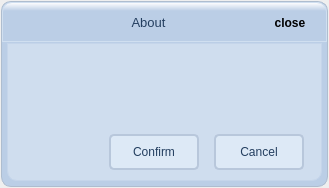
<?xml version="1.0" encoding="UTF-8"?>
<ui version="4.0">
 <class>CDialogAbout</class>
 <widget class="QDialog" name="CDialogAbout">
  <property name="windowModality">
   <enum>Qt::ApplicationModal</enum>
  </property>
  <property name="geometry">
   <rect>
    <x>0</x>
    <y>0</y>
    <width>329</width>
    <height>188</height>
   </rect>
  </property>
  <property name="sizePolicy">
   <sizepolicy hsizetype="Fixed" vsizetype="Fixed">
    <horstretch>0</horstretch>
    <verstretch>0</verstretch>
   </sizepolicy>
  </property>
  <property name="windowTitle">
   <string>Dialog</string>
  </property>
  <property name="styleSheet">
   <string notr="true">QDialog#CDialogMessageInfo{
	border:1px solid rgb(162, 173, 185);
	border-radius:10px;
} </string>
  </property>
  <property name="modal">
   <bool>true</bool>
  </property>
  <layout class="QVBoxLayout" name="verticalLayout">
   <property name="spacing">
    <number>0</number>
   </property>
   <property name="leftMargin">
    <number>1</number>
   </property>
   <property name="topMargin">
    <number>1</number>
   </property>
   <property name="rightMargin">
    <number>1</number>
   </property>
   <property name="bottomMargin">
    <number>1</number>
   </property>
   <item>
    <widget class="QWidget" name="wg1Base" native="true">
     <property name="sizePolicy">
      <sizepolicy hsizetype="Ignored" vsizetype="Ignored">
       <horstretch>0</horstretch>
       <verstretch>0</verstretch>
      </sizepolicy>
     </property>
     <property name="styleSheet">
      <string notr="true">QWidget#wg1Base{
	border:1px solid rgb(174, 189, 207);
	border-radius:10px;
	background-color: rgb(187, 206, 230);
}
</string>
     </property>
     <layout class="QVBoxLayout" name="verticalLayout_2">
      <property name="spacing">
       <number>1</number>
      </property>
      <property name="leftMargin">
       <number>1</number>
      </property>
      <property name="topMargin">
       <number>1</number>
      </property>
      <property name="rightMargin">
       <number>1</number>
      </property>
      <property name="bottomMargin">
       <number>1</number>
      </property>
      <item>
       <widget class="QWidget" name="wg2Title" native="true">
        <property name="sizePolicy">
         <sizepolicy hsizetype="Expanding" vsizetype="Fixed">
          <horstretch>0</horstretch>
          <verstretch>0</verstretch>
         </sizepolicy>
        </property>
        <property name="minimumSize">
         <size>
          <width>0</width>
          <height>40</height>
         </size>
        </property>
        <property name="maximumSize">
         <size>
          <width>16777215</width>
          <height>40</height>
         </size>
        </property>
        <property name="styleSheet">
         <string notr="true">QWidget#wg2Title{
	border:1px solid rgb(208, 223, 240);
	border-top-left-radius:	10px;
	border-top-right-radius: 10px;
	background-color: qlineargradient(spread:pad, x1:1, y1:0, x2:1, y2:1, stop:0 rgba(255, 255, 255, 255), stop:0.213483 rgba(187, 206, 230, 255));
}</string>
        </property>
        <layout class="QHBoxLayout" name="horizontalLayout">
         <property name="spacing">
          <number>0</number>
         </property>
         <property name="leftMargin">
          <number>5</number>
         </property>
         <property name="topMargin">
          <number>5</number>
         </property>
         <property name="rightMargin">
          <number>5</number>
         </property>
         <property name="bottomMargin">
          <number>5</number>
         </property>
         <item>
          <widget class="QLabel" name="labLogo">
           <property name="sizePolicy">
            <sizepolicy hsizetype="Fixed" vsizetype="Fixed">
             <horstretch>0</horstretch>
             <verstretch>0</verstretch>
            </sizepolicy>
           </property>
           <property name="minimumSize">
            <size>
             <width>32</width>
             <height>32</height>
            </size>
           </property>
           <property name="maximumSize">
            <size>
             <width>32</width>
             <height>32</height>
            </size>
           </property>
           <property name="styleSheet">
            <string notr="true">background-color: transparent;
border: transparent;</string>
           </property>
           <property name="text">
            <string/>
           </property>
           <property name="pixmap">
            <pixmap resource="images.qrc">:/res/logo.png</pixmap>
           </property>
          </widget>
         </item>
         <item>
          <widget class="QLabel" name="labTitle">
           <property name="sizePolicy">
            <sizepolicy hsizetype="Expanding" vsizetype="Expanding">
             <horstretch>0</horstretch>
             <verstretch>0</verstretch>
            </sizepolicy>
           </property>
           <property name="font">
            <font>
             <family>Microsoft YaHei UI</family>
             <pointsize>10</pointsize>
            </font>
           </property>
           <property name="styleSheet">
            <string notr="true">color: rgb(35, 62, 95);
background-color: transparent;
border: transparent;</string>
           </property>
           <property name="text">
            <string>About</string>
           </property>
           <property name="alignment">
            <set>Qt::AlignCenter</set>
           </property>
           <property name="wordWrap">
            <bool>false</bool>
           </property>
          </widget>
         </item>
         <item>
          <widget class="QPushButton" name="btnClose">
           <property name="sizePolicy">
            <sizepolicy hsizetype="Fixed" vsizetype="Fixed">
             <horstretch>0</horstretch>
             <verstretch>0</verstretch>
            </sizepolicy>
           </property>
           <property name="minimumSize">
            <size>
             <width>64</width>
             <height>32</height>
            </size>
           </property>
           <property name="maximumSize">
            <size>
             <width>64</width>
             <height>32</height>
            </size>
           </property>
           <property name="font">
            <font>
             <family>Microsoft YaHei UI</family>
             <weight>75</weight>
             <bold>true</bold>
            </font>
           </property>
           <property name="toolTip">
            <string>Close</string>
           </property>
           <property name="statusTip">
            <string/>
           </property>
           <property name="styleSheet">
            <string notr="true">QPushButton {
	border: transparent;
	background-color: transparent;
}

QPushButton:hover {
	border:1px solid rgb(171, 189, 212);
	background-color: rgb(250, 81, 81);
	border-radius:3px;
}

QPushButton:pressed {
	border:1px solid rgb(171, 189, 212);
	background-color: rgb(200, 81, 81);
	border-radius:3px;
}</string>
           </property>
           <property name="text">
            <string>close</string>
           </property>
           <property name="flat">
            <bool>true</bool>
           </property>
          </widget>
         </item>
        </layout>
       </widget>
      </item>
      <item>
       <widget class="QWidget" name="wg3Content" native="true">
        <property name="sizePolicy">
         <sizepolicy hsizetype="Expanding" vsizetype="Expanding">
          <horstretch>0</horstretch>
          <verstretch>0</verstretch>
         </sizepolicy>
        </property>
        <property name="styleSheet">
         <string notr="true">QWidget#wg3Content{
	border: transparent;
	border-bottom-left-radius:	10px;
	border-bottom-right-radius: 10px;
}</string>
        </property>
        <layout class="QVBoxLayout" name="verticalLayout_3">
         <property name="spacing">
          <number>0</number>
         </property>
         <property name="leftMargin">
          <number>5</number>
         </property>
         <property name="topMargin">
          <number>0</number>
         </property>
         <property name="rightMargin">
          <number>5</number>
         </property>
         <property name="bottomMargin">
          <number>5</number>
         </property>
         <item>
          <widget class="QWidget" name="wg4Center" native="true">
           <property name="sizePolicy">
            <sizepolicy hsizetype="Expanding" vsizetype="Expanding">
             <horstretch>0</horstretch>
             <verstretch>0</verstretch>
            </sizepolicy>
           </property>
           <property name="styleSheet">
            <string notr="true">QWidget#wg4Center{
	border:1px solid rgb(197, 213, 234);
	border-bottom-left-radius:	10px;
	border-bottom-right-radius: 10px;
	background-color: rgb(207, 221, 238);
}
</string>
           </property>
           <layout class="QVBoxLayout" name="verticalLayout_4">
            <property name="spacing">
             <number>0</number>
            </property>
            <item>
             <widget class="QWidget" name="wg5Extend" native="true">
              <property name="sizePolicy">
               <sizepolicy hsizetype="Ignored" vsizetype="Ignored">
                <horstretch>0</horstretch>
                <verstretch>0</verstretch>
               </sizepolicy>
              </property>
              <property name="styleSheet">
               <string notr="true">border: transparent;</string>
              </property>
              <layout class="QVBoxLayout" name="verticalLayout_5">
               <item>
                <widget class="QLabel" name="labText">
                 <property name="sizePolicy">
                  <sizepolicy hsizetype="Ignored" vsizetype="Ignored">
                   <horstretch>0</horstretch>
                   <verstretch>0</verstretch>
                  </sizepolicy>
                 </property>
                 <property name="font">
                  <font>
                   <family>Microsoft YaHei UI</family>
                  </font>
                 </property>
                 <property name="styleSheet">
                  <string notr="true">QLabel {
	color: rgb(35, 62, 95);
	background-color: transparent;
	border: transparent;
}</string>
                 </property>
                 <property name="text">
                  <string/>
                 </property>
                 <property name="scaledContents">
                  <bool>false</bool>
                 </property>
                 <property name="alignment">
                  <set>Qt::AlignCenter</set>
                 </property>
                 <property name="wordWrap">
                  <bool>false</bool>
                 </property>
                 <property name="openExternalLinks">
                  <bool>false</bool>
                 </property>
                </widget>
               </item>
              </layout>
             </widget>
            </item>
            <item>
             <widget class="QWidget" name="wg6Confirm" native="true">
              <property name="sizePolicy">
               <sizepolicy hsizetype="Ignored" vsizetype="Fixed">
                <horstretch>0</horstretch>
                <verstretch>0</verstretch>
               </sizepolicy>
              </property>
              <property name="minimumSize">
               <size>
                <width>0</width>
                <height>40</height>
               </size>
              </property>
              <property name="maximumSize">
               <size>
                <width>16777215</width>
                <height>40</height>
               </size>
              </property>
              <property name="styleSheet">
               <string notr="true">border: transparent;</string>
              </property>
              <layout class="QHBoxLayout" name="horizontalLayout_2">
               <property name="spacing">
                <number>15</number>
               </property>
               <property name="topMargin">
                <number>0</number>
               </property>
               <property name="bottomMargin">
                <number>0</number>
               </property>
               <item>
                <spacer name="horizontalSpacer">
                 <property name="orientation">
                  <enum>Qt::Horizontal</enum>
                 </property>
                 <property name="sizeHint" stdset="0">
                  <size>
                   <width>40</width>
                   <height>20</height>
                  </size>
                 </property>
                </spacer>
               </item>
               <item>
                <widget class="QPushButton" name="btnConfirm">
                 <property name="sizePolicy">
                  <sizepolicy hsizetype="Fixed" vsizetype="Fixed">
                   <horstretch>0</horstretch>
                   <verstretch>0</verstretch>
                  </sizepolicy>
                 </property>
                 <property name="minimumSize">
                  <size>
                   <width>90</width>
                   <height>36</height>
                  </size>
                 </property>
                 <property name="maximumSize">
                  <size>
                   <width>90</width>
                   <height>36</height>
                  </size>
                 </property>
                 <property name="font">
                  <font>
                   <family>Microsoft YaHei UI</family>
                  </font>
                 </property>
                 <property name="styleSheet">
                  <string notr="true">QPushButton {  
	color: rgb(35, 62, 95); 
	background-color: rgb(221, 233, 246);
	border:2px solid rgb(184, 199, 219);
	border-radius:5px;
}

QPushButton:hover {
	color: rgb(35, 62, 95);
   	background-color: rgb(255, 255, 191);
	border:2px solid rgb(184, 199, 219);
	border-radius:5px; 
}  
QPushButton:pressed {
	color: rgb(35, 62, 95);   
 	background-color: rgb(238, 107, 71);
	border:2px solid rgb(184, 199, 219);
	border-radius:5px;
}</string>
                 </property>
                 <property name="text">
                  <string>Confirm</string>
                 </property>
                </widget>
               </item>
               <item>
                <widget class="QPushButton" name="btnCancel">
                 <property name="sizePolicy">
                  <sizepolicy hsizetype="Fixed" vsizetype="Fixed">
                   <horstretch>0</horstretch>
                   <verstretch>0</verstretch>
                  </sizepolicy>
                 </property>
                 <property name="minimumSize">
                  <size>
                   <width>90</width>
                   <height>36</height>
                  </size>
                 </property>
                 <property name="maximumSize">
                  <size>
                   <width>90</width>
                   <height>36</height>
                  </size>
                 </property>
                 <property name="font">
                  <font>
                   <family>Microsoft YaHei UI</family>
                  </font>
                 </property>
                 <property name="styleSheet">
                  <string notr="true">QPushButton {  
	color: rgb(35, 62, 95); 
	background-color: rgb(221, 233, 246);
	border:2px solid rgb(184, 199, 219);
	border-radius:5px;
}

QPushButton:hover {
	color: rgb(35, 62, 95);
   	background-color: rgb(255, 255, 191);
	border:2px solid rgb(184, 199, 219);
	border-radius:5px; 
}  
QPushButton:pressed {
	color: rgb(35, 62, 95);   
 	background-color: rgb(238, 107, 71);
	border:2px solid rgb(184, 199, 219);
	border-radius:5px;
}</string>
                 </property>
                 <property name="text">
                  <string>Cancel</string>
                 </property>
                </widget>
               </item>
              </layout>
             </widget>
            </item>
           </layout>
          </widget>
         </item>
        </layout>
       </widget>
      </item>
     </layout>
    </widget>
   </item>
  </layout>
 </widget>
 <resources>
  <include location="images.qrc"/>
 </resources>
 <connections/>
</ui>
